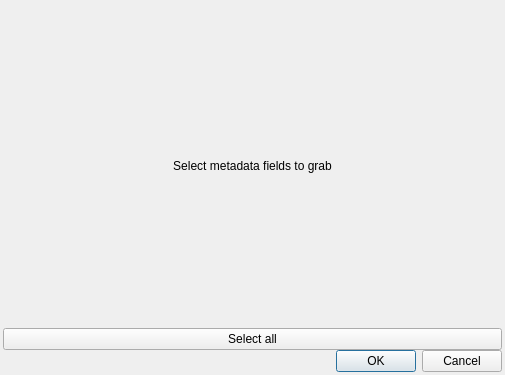
<?xml version="1.0" encoding="UTF-8"?>
<ui version="4.0">
 <class>Metadata_selection_dialog</class>
 <widget class="QDialog" name="Metadata_selection_dialog">
  <property name="geometry">
   <rect>
    <x>0</x>
    <y>0</y>
    <width>505</width>
    <height>375</height>
   </rect>
  </property>
  <property name="windowTitle">
   <string>Dialog</string>
  </property>
  <layout class="QVBoxLayout" name="verticalLayout">
   <property name="spacing">
    <number>0</number>
   </property>
   <property name="leftMargin">
    <number>3</number>
   </property>
   <property name="topMargin">
    <number>3</number>
   </property>
   <property name="rightMargin">
    <number>3</number>
   </property>
   <property name="bottomMargin">
    <number>3</number>
   </property>
   <item>
    <layout class="QVBoxLayout" name="checkbox_container">
     <item>
      <widget class="QLabel" name="label">
       <property name="sizePolicy">
        <sizepolicy hsizetype="Preferred" vsizetype="Preferred">
         <horstretch>0</horstretch>
         <verstretch>0</verstretch>
        </sizepolicy>
       </property>
       <property name="text">
        <string>Select metadata fields to grab</string>
       </property>
       <property name="alignment">
        <set>Qt::AlignCenter</set>
       </property>
       <property name="wordWrap">
        <bool>false</bool>
       </property>
      </widget>
     </item>
     <item>
      <widget class="QPushButton" name="select_all_button">
       <property name="text">
        <string>Select all</string>
       </property>
      </widget>
     </item>
    </layout>
   </item>
   <item>
    <layout class="QHBoxLayout" name="horizontalLayout_2">
     <property name="sizeConstraint">
      <enum>QLayout::SetDefaultConstraint</enum>
     </property>
     <item>
      <widget class="QDialogButtonBox" name="buttonBox">
       <property name="standardButtons">
        <set>QDialogButtonBox::Cancel|QDialogButtonBox::Ok</set>
       </property>
       <property name="centerButtons">
        <bool>false</bool>
       </property>
      </widget>
     </item>
    </layout>
   </item>
  </layout>
 </widget>
 <resources/>
 <connections/>
</ui>
